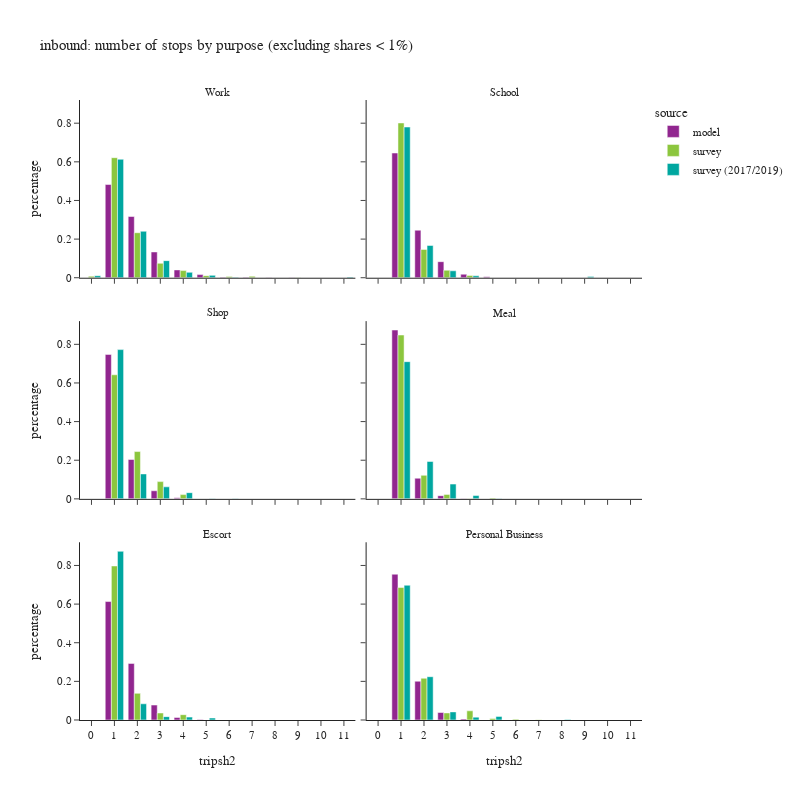

Source (notebook cell):
### Code cell
df_plot = df_tour.groupby(['tripsh2','pdpurp_label','source'])['toexpfac'].sum().reset_index()
df_plot['percentage'] = df_plot.groupby(['pdpurp_label','source'], group_keys=False)['toexpfac']. \
    apply(lambda x: x / float(x.sum()))
df_plot2 = df_plot.loc[df_plot['percentage'] > 0.001]

fig = px.bar(df_plot2.sort_values(['source','pdpurp_label']),
             x="tripsh2", y="percentage", color="source",barmode="group",
             facet_col='pdpurp_label', facet_col_wrap=2,
             hover_data=['toexpfac'],
             title="inbound: number of stops by purpose (excluding shares < 1%)")
fig.update_layout(height=800, width=800)
fig.for_each_annotation(lambda a: a.update(text = a.text.split("=")[-1]))
fig.for_each_xaxis(lambda a: a.update(dict(dtick = 1, categoryorder='category ascending')))
fig.show()

### Figure 1 — Plotly figure (JSON) as saved in the notebook; plotly's stock layout.template omitted (floating-point values rounded to 4 significant figures)
{"data": [{"alignmentgroup": "True", "customdata": [[792200.0], [520400.0], [219200.0], [66370.0], [26730.0], [4154.0], [3046.0], [2403.0], [1856.0]], "hovertemplate": "source=model<br>pdpurp_label=Work<br>tripsh2=%{x}<br>percentage=%{y}<br>toexpfac=%{customdata[0]}<extra></extra>", "legendgroup": "model", "marker": {"color": "#91268F", "pattern": {"shape": ""}}, "name": "model", "offsetgroup": "model", "orientation": "v", "showlegend": true, "textposition": "auto", "type": "bar", "x": [1, 2, 3, 4, 5, 6, 7, 8, 9], "xaxis": "x5", "y": [0.4825, 0.317, 0.1335, 0.04042, 0.01628, 0.00253, 0.001855, 0.001464, 0.00113], "yaxis": "y5"}, {"alignmentgroup": "True", "customdata": [[426500.0], [162600.0], [54950.0], [12100.0], [3137.0]], "hovertemplate": "source=model<br>pdpurp_label=School<br>tripsh2=%{x}<br>percentage=%{y}<br>toexpfac=%{customdata[0]}<extra></extra>", "legendgroup": "model", "marker": {"color": "#91268F", "pattern": {"shape": ""}}, "name": "model", "offsetgroup": "model", "orientation": "v", "showlegend": false, "textposition": "auto", "type": "bar", "x": [1, 2, 3, 4, 5], "xaxis": "x6", "y": [0.6456, 0.2461, 0.08318, 0.01831, 0.004749], "yaxis": "y6"}, {"alignmentgroup": "True", "customdata": [[521200.0], [142100.0], [29210.0], [3798.0]], "hovertemplate": "source=model<br>pdpurp_label=Shop<br>tripsh2=%{x}<br>percentage=%{y}<br>toexpfac=%{customdata[0]}<extra></extra>", "legendgroup": "model", "marker": {"color": "#91268F", "pattern": {"shape": ""}}, "name": "model", "offsetgroup": "model", "orientation": "v", "showlegend": false, "textposition": "auto", "type": "bar", "x": [1, 2, 3, 4], "xaxis": "x3", "y": [0.7479, 0.2038, 0.04191, 0.00545], "yaxis": "y3"}, {"alignmentgroup": "True", "customdata": [[592100.0], [72410.0], [11220.0], [1367.0]], "hovertemplate": "source=model<br>pdpurp_label=Meal<br>tripsh2=%{x}<br>percentage=%{y}<br>toexpfac=%{customdata[0]}<extra></extra>", "legendgroup": "model", "marker": {"color": "#91268F", "pattern": {"shape": ""}}, "name": "model", "offsetgroup": "model", "orientation": "v", "showlegend": false, "textposition": "auto", "type": "bar", "x": [1, 2, 3, 4], "xaxis": "x4", "y": [0.8741, 0.1069, 0.01657, 0.002018], "yaxis": "y4"}, {"alignmentgroup": "True", "customdata": [[536400.0], [256200.0], [67680.0], [11550.0], [2301.0]], "hovertemplate": "source=model<br>pdpurp_label=Escort<br>tripsh2=%{x}<br>percentage=%{y}<br>toexpfac=%{customdata[0]}<extra></extra>", "legendgroup": "model", "marker": {"color": "#91268F", "pattern": {"shape": ""}}, "name": "model", "offsetgroup": "model", "orientation": "v", "showlegend": false, "textposition": "auto", "type": "bar", "x": [1, 2, 3, 4, 5], "xaxis": "x", "y": [0.6132, 0.2929, 0.07737, 0.0132, 0.002631], "yaxis": "y"}, {"alignmentgroup": "True", "customdata": [[267000.0], [71010.0], [13720.0], [1715.0]], "hovertemplate": "source=model<br>pdpurp_label=Personal Business<br>tripsh2=%{x}<br>percentage=%{y}<br>toexpfac=%{customdata[0]}<extra></extra>", "legendgroup": "model", "marker": {"color": "#91268F", "pattern": {"shape": ""}}, "name": "model", "offsetgroup": "model", "orientation": "v", "showlegend": false, "textposition": "auto", "type": "bar", "x": [1, 2, 3, 4], "xaxis": "x2", "y": [0.7547, 0.2007, 0.03879, 0.004848], "yaxis": "y2"}, {"alignmentgroup": "True", "customdata": [[10300.0], [830600.0], [311500.0], [99880.0], [49380.0], [14460.0], [7817.0], [10020.0], [1387.0]], "hovertemplate": "source=survey<br>pdpurp_label=Work<br>tripsh2=%{x}<br>percentage=%{y}<br>toexpfac=%{customdata[0]}<extra></extra>", "legendgroup": "survey", "marker": {"color": "#8CC63E", "pattern": {"shape": ""}}, "name": "survey", "offsetgroup": "survey", "orientation": "v", "showlegend": true, "textposition": "auto", "type": "bar", "x": [0, 1, 2, 3, 4, 5, 6, 7, 9], "xaxis": "x5", "y": [0.007707, 0.6214, 0.233, 0.07473, 0.03694, 0.01082, 0.005849, 0.007496, 0.001038], "yaxis": "y5"}, {"alignmentgroup": "True", "customdata": [[416600.0], [76270.0], [20230.0], [6342.0]], "hovertemplate": "source=survey<br>pdpurp_label=School<br>tripsh2=%{x}<br>percentage=%{y}<br>toexpfac=%{customdata[0]}<extra></extra>", "legendgroup": "survey", "marker": {"color": "#8CC63E", "pattern": {"shape": ""}}, "name": "survey", "offsetgroup": "survey", "orientation": "v", "showlegend": false, "textposition": "auto", "type": "bar", "x": [1, 2, 3, 4], "xaxis": "x6", "y": [0.8013, 0.1467, 0.03891, 0.0122], "yaxis": "y6"}, {"alignmentgroup": "True", "customdata": [[386300.0], [147300.0], [53680.0], [13340.0]], "hovertemplate": "source=survey<br>pdpurp_label=Shop<br>tripsh2=%{x}<br>percentage=%{y}<br>toexpfac=%{customdata[0]}<extra></extra>", "legendgroup": "survey", "marker": {"color": "#8CC63E", "pattern": {"shape": ""}}, "name": "survey", "offsetgroup": "survey", "orientation": "v", "showlegend": false, "textposition": "auto", "type": "bar", "x": [1, 2, 3, 4], "xaxis": "x3", "y": [0.6424, 0.2449, 0.08927, 0.02218], "yaxis": "y3"}, {"alignmentgroup": "True", "customdata": [[337700.0], [48550.0], [9245.0], [679.1], [1981.0]], "hovertemplate": "source=survey<br>pdpurp_label=Meal<br>tripsh2=%{x}<br>percentage=%{y}<br>toexpfac=%{customdata[0]}<extra></extra>", "legendgroup": "survey", "marker": {"color": "#8CC63E", "pattern": {"shape": ""}}, "name": "survey", "offsetgroup": "survey", "orientation": "v", "showlegend": false, "textposition": "auto", "type": "bar", "x": [1, 2, 3, 4, 5], "xaxis": "x4", "y": [0.8482, 0.1219, 0.02322, 0.001705, 0.004975], "yaxis": "y4"}, {"alignmentgroup": "True", "customdata": [[526600.0], [91170.0], [23930.0], [18220.0]], "hovertemplate": "source=survey<br>pdpurp_label=Escort<br>tripsh2=%{x}<br>percentage=%{y}<br>toexpfac=%{customdata[0]}<extra></extra>", "legendgroup": "survey", "marker": {"color": "#8CC63E", "pattern": {"shape": ""}}, "name": "survey", "offsetgroup": "survey", "orientation": "v", "showlegend": false, "textposition": "auto", "type": "bar", "x": [1, 2, 3, 4], "xaxis": "x", "y": [0.7974, 0.138, 0.03624, 0.02758], "yaxis": "y"}, {"alignmentgroup": "True", "customdata": [[210200.0], [66270.0], [11260.0], [14570.0], [2361.0], [1247.0], [479.3]], "hovertemplate": "source=survey<br>pdpurp_label=Personal Business<br>tripsh2=%{x}<br>percentage=%{y}<br>toexpfac=%{customdata[0]}<extra></extra>", "legendgroup": "survey", "marker": {"color": "#8CC63E", "pattern": {"shape": ""}}, "name": "survey", "offsetgroup": "survey", "orientation": "v", "showlegend": false, "textposition": "auto", "type": "bar", "x": [1, 2, 3, 4, 5, 6, 7], "xaxis": "x2", "y": [0.6857, 0.2162, 0.03673, 0.04753, 0.007702, 0.004066, 0.001563], "yaxis": "y2"}, {"alignmentgroup": "True", "customdata": [[17190.0], [1003000.0], [393200.0], [144600.0], [45630.0], [19990.0], [3356.0], [6034.0]], "hovertemplate": "source=survey (2017/2019)<br>pdpurp_label=Work<br>tripsh2=%{x}<br>percentage=%{y}<br>toexpfac=%{customdata[0]}<extra></extra>", "legendgroup": "survey (2017/2019)", "marker": {"color": "#00A7A0", "pattern": {"shape": ""}}, "name": "survey (2017/2019)", "offsetgroup": "survey (2017/2019)", "orientation": "v", "showlegend": true, "textposition": "auto", "type": "bar", "x": [0, 1, 2, 3, 4, 5, 6, 11], "xaxis": "x5", "y": [0.01051, 0.6133, 0.2405, 0.08847, 0.02791, 0.01223, 0.002052, 0.003691], "yaxis": "y5"}, {"alignmentgroup": "True", "customdata": [[409900.0], [87780.0], [18860.0], [5201.0], [3064.0]], "hovertemplate": "source=survey (2017/2019)<br>pdpurp_label=School<br>tripsh2=%{x}<br>percentage=%{y}<br>toexpfac=%{customdata[0]}<extra></extra>", "legendgroup": "survey (2017/2019)", "marker": {"color": "#00A7A0", "pattern": {"shape": ""}}, "name": "survey (2017/2019)", "offsetgroup": "survey (2017/2019)", "orientation": "v", "showlegend": false, "textposition": "auto", "type": "bar", "x": [1, 2, 3, 4, 9], "xaxis": "x6", "y": [0.7802, 0.1671, 0.03589, 0.0099, 0.005833], "yaxis": "y6"}, {"alignmentgroup": "True", "customdata": [[607400.0], [101500.0], [48990.0], [25260.0], [1334.0], [1738.0]], "hovertemplate": "source=survey (2017/2019)<br>pdpurp_label=Shop<br>tripsh2=%{x}<br>percentage=%{y}<br>toexpfac=%{customdata[0]}<extra></extra>", "legendgroup": "survey (2017/2019)", "marker": {"color": "#00A7A0", "pattern": {"shape": ""}}, "name": "survey (2017/2019)", "offsetgroup": "survey (2017/2019)", "orientation": "v", "showlegend": false, "textposition": "auto", "type": "bar", "x": [1, 2, 3, 4, 5, 6], "xaxis": "x3", "y": [0.7726, 0.1291, 0.06231, 0.03213, 0.001697, 0.002211], "yaxis": "y3"}, {"alignmentgroup": "True", "customdata": [[262300.0], [71480.0], [28250.0], [6376.0], [832.8]], "hovertemplate": "source=survey (2017/2019)<br>pdpurp_label=Meal<br>tripsh2=%{x}<br>percentage=%{y}<br>toexpfac=%{customdata[0]}<extra></extra>", "legendgroup": "survey (2017/2019)", "marker": {"color": "#00A7A0", "pattern": {"shape": ""}}, "name": "survey (2017/2019)", "offsetgroup": "survey (2017/2019)", "orientation": "v", "showlegend": false, "textposition": "auto", "type": "bar", "x": [1, 2, 3, 4, 5], "xaxis": "x4", "y": [0.7102, 0.1935, 0.07649, 0.01726, 0.002255], "yaxis": "y4"}, {"alignmentgroup": "True", "customdata": [[379800.0], [36480.0], [7596.0], [6501.0], [4435.0]], "hovertemplate": "source=survey (2017/2019)<br>pdpurp_label=Escort<br>tripsh2=%{x}<br>percentage=%{y}<br>toexpfac=%{customdata[0]}<extra></extra>", "legendgroup": "survey (2017/2019)", "marker": {"color": "#00A7A0", "pattern": {"shape": ""}}, "name": "survey (2017/2019)", "offsetgroup": "survey (2017/2019)", "orientation": "v", "showlegend": false, "textposition": "auto", "type": "bar", "x": [1, 2, 3, 4, 5], "xaxis": "x", "y": [0.8733, 0.08388, 0.01747, 0.01495, 0.0102], "yaxis": "y"}, {"alignmentgroup": "True", "customdata": [[568500.0], [182600.0], [34270.0], [12100.0], [15260.0], [1823.0]], "hovertemplate": "source=survey (2017/2019)<br>pdpurp_label=Personal Business<br>tripsh2=%{x}<br>percentage=%{y}<br>toexpfac=%{customdata[0]}<extra></extra>", "legendgroup": "survey (2017/2019)", "marker": {"color": "#00A7A0", "pattern": {"shape": ""}}, "name": "survey (2017/2019)", "offsetgroup": "survey (2017/2019)", "orientation": "v", "showlegend": false, "textposition": "auto", "type": "bar", "x": [1, 2, 3, 4, 5, 8], "xaxis": "x2", "y": [0.6976, 0.2241, 0.04205, 0.01485, 0.01873, 0.002237], "yaxis": "y2"}], "layout": {"annotations": [{"font": {}, "showarrow": false, "text": "Escort", "x": 0.245, "xanchor": "center", "xref": "paper", "y": 0.2867, "yanchor": "bottom", "yref": "paper"}, {"font": {}, "showarrow": false, "text": "Personal Business", "x": 0.755, "xanchor": "center", "xref": "paper", "y": 0.2867, "yanchor": "bottom", "yref": "paper"}, {"font": {}, "showarrow": false, "text": "Shop", "x": 0.245, "xanchor": "center", "xref": "paper", "y": 0.6433, "yanchor": "bottom", "yref": "paper"}, {"font": {}, "showarrow": false, "text": "Meal", "x": 0.755, "xanchor": "center", "xref": "paper", "y": 0.6433, "yanchor": "bottom", "yref": "paper"}, {"font": {}, "showarrow": false, "text": "Work", "x": 0.245, "xanchor": "center", "xref": "paper", "y": 1.0, "yanchor": "bottom", "yref": "paper"}, {"font": {}, "showarrow": false, "text": "School", "x": 0.755, "xanchor": "center", "xref": "paper", "y": 1.0, "yanchor": "bottom", "yref": "paper"}], "barmode": "group", "height": 800, "legend": {"title": {"text": "source"}, "tracegroupgap": 0}, "title": {"text": "inbound: number of stops by purpose (excluding shares < 1%)"}, "width": 800, "xaxis": {"anchor": "y", "categoryorder": "category ascending", "domain": [0.0, 0.49], "dtick": 1, "title": {"text": "tripsh2"}}, "xaxis2": {"anchor": "y2", "categoryorder": "category ascending", "domain": [0.51, 1.0], "dtick": 1, "matches": "x", "title": {"text": "tripsh2"}}, "xaxis3": {"anchor": "y3", "categoryorder": "category ascending", "domain": [0.0, 0.49], "dtick": 1, "matches": "x", "showticklabels": false}, "xaxis4": {"anchor": "y4", "categoryorder": "category ascending", "domain": [0.51, 1.0], "dtick": 1, "matches": "x", "showticklabels": false}, "xaxis5": {"anchor": "y5", "categoryorder": "category ascending", "domain": [0.0, 0.49], "dtick": 1, "matches": "x", "showticklabels": false}, "xaxis6": {"anchor": "y6", "categoryorder": "category ascending", "domain": [0.51, 1.0], "dtick": 1, "matches": "x", "showticklabels": false}, "yaxis": {"anchor": "x", "domain": [0.0, 0.2867], "title": {"text": "percentage"}}, "yaxis2": {"anchor": "x2", "domain": [0.0, 0.2867], "matches": "y", "showticklabels": false}, "yaxis3": {"anchor": "x3", "domain": [0.3567, 0.6433], "matches": "y", "title": {"text": "percentage"}}, "yaxis4": {"anchor": "x4", "domain": [0.3567, 0.6433], "matches": "y", "showticklabels": false}, "yaxis5": {"anchor": "x5", "domain": [0.7133, 1.0], "matches": "y", "title": {"text": "percentage"}}, "yaxis6": {"anchor": "x6", "domain": [0.7133, 1.0], "matches": "y", "showticklabels": false}}}
